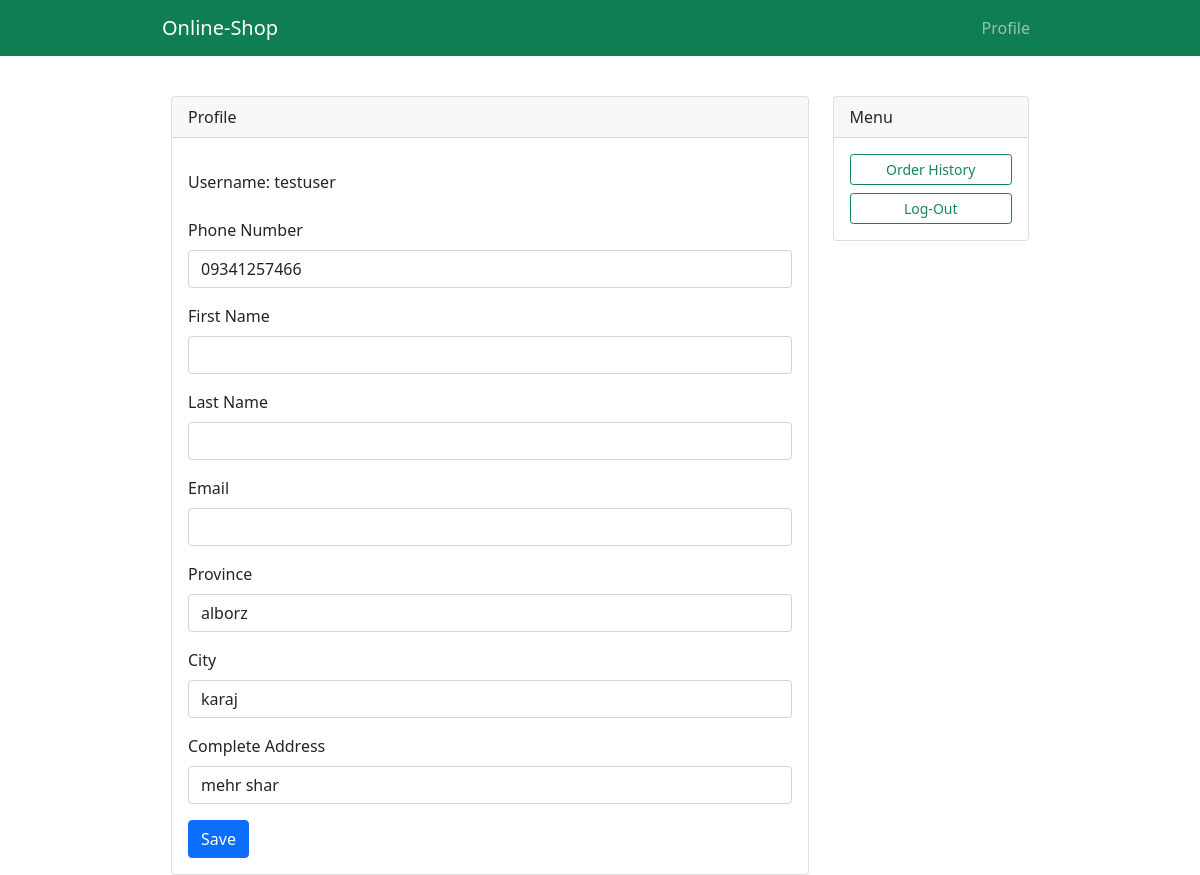
/accounts/profile/ (signed in), run on the app's committed database.
### customers/models.py (models this page shows)
class Customer(models.Model):
    user = models.OneToOneField(User, on_delete=models.CASCADE, related_name='customer_profile')
    phone = models.CharField(max_length=11)

class Address(models.Model):
    customer = models.ForeignKey(Customer, on_delete=models.CASCADE)
    city = models.CharField(max_length=70)
    province = models.CharField(max_length=70)
    details = models.TextField()

### customers/views.py (the view)
# urls.py: path('profile/', views.profile, name="profile"),
@login_required
def profile(request):
    if request.method == "POST":
        user_form = UserUpdateForm(request.POST, instance=request.user)
        customer_form = CustomerUpdateForm(request.POST, instance=request.user.customer_profile)
        address_form = AddressCreationForm(request.POST, instance=request.user.customer_profile.address_set.last())
        if user_form.is_valid() and customer_form.is_valid() and address_form.is_valid():
            user_form.save()
            customer_form.save()
            address_form.save()
            messages.success(request, f'Your account has been updated!')
            return redirect('profile')
    else:
        user_form = UserUpdateForm(instance=request.user)
        customer_form = CustomerUpdateForm(instance=request.user.customer_profile)
        address_form = AddressCreationForm(instance=request.user.customer_profile.address_set.last())
    context = {
        'title': 'your profile',
        'user_form':user_form,
        'customer_form':customer_form,
        'address_form': address_form
    }
    return render(request,'customers/profile.html',context)

### customers/forms.py
class UserUpdateForm(forms.ModelForm):
    email = forms.EmailField(required=False)
    first_name = forms.CharField(required=False)
    last_name = forms.CharField(required=False)
    class Meta:
        model = User
        fields = ['email','first_name', 'last_name']

class CustomerUpdateForm(forms.ModelForm):
    phone = forms.CharField(max_length=11)
    class Meta:
        model = Customer
        fields = ['phone']

### customers/templates/customers/profile.html (shortened to what this page needs)
{% extends 'core/base.html' %}
{% block content %}
    <div class="row w-75 mx-auto mt-4">
        <div class="col-9">
            <div class="card">
                <div class="card-header">Profile</div>
                <div class="card-body">
                    <form method="POST" class="form-group">
                        <div class="mt-3">
                            <div class="mb-3">
                                <label for="phone" class="form-label">Username: </label>
                                <span> {{ request.user.username }} </span>
                            </div>
                            <div class="mb-3">
                                <label for="phone" class="form-label">Phone Number</label>
                                <input name="phone" type="text" class="form-control" id="phone" value="{% if customer_form.phone.value %}{{ customer_form.phone.value }}{% endif %}">
                            </div>
                            <div class="mb-3">
                                <label for="first_name" class="form-label">First Name</label>
                                <input name="first_name" type="text" class="form-control" id="first_name" value="{{ user_form.first_name.value }}">
                            </div>
                            <div class="mb-3">
                                <label for="last_name" class="form-label">Last Name</label>
                                <input name="last_name" type="text" class="form-control" id="last_name" value="{{ user_form.last_name.value }}">
                            </div>
                            <div class="mb-3">
                                <label for="email" class="form-label">Email</label>
                                <input name="email" type="text" class="form-control" id="email" value="{{ user_form.email.value }}">
                            </div>
                            <div class="mb-3">
                                <label for="province" class="form-label">Province</label>
                                <input name="province" type="text" class="form-control" id="province" value="{{ address_form.province.value }}">
                            </div>
                            <div class="mb-3">
                                <label for="city" class="form-label">City</label>
                                <input name="city" type="text" class="form-control" id="city" value="{{ address_form.city.value }}">
                            </div>
                            <div class="mb-3">
                                <label for="details" class="form-label">Complete Address</label>
                                <input name="details" type="text" class="form-control" id="details" value="{{ address_form.details.value }}">
                            </div>
                        </div>
                        <button type="submit" class="btn btn-primary">Save</button>
                    </form>
                </div>
            </div>
        </div>
        <div class="col-3">
            <div class="card">
                <div class="card-header">Menu</div>
                <div class="card-body">
                    <div class="d-grid gap-2">
                        <a href="{% url 'orders' %}" class="btn btn-sm btn-outline-success">
                            Order History
                        </a>
                        <a href="{% url 'logout' %}" class="btn btn-sm btn-outline-success">
                            Log-Out
                        </a>
                    </div>
                </div>
            </div>
        </div>
    </div>
{% endblock %}

### data on the page
Customer: phone "09341257466"
Address: province "alborz", city "karaj", details "mehr shar"

### other printed values
{{ request.user.username }} "testuser"
